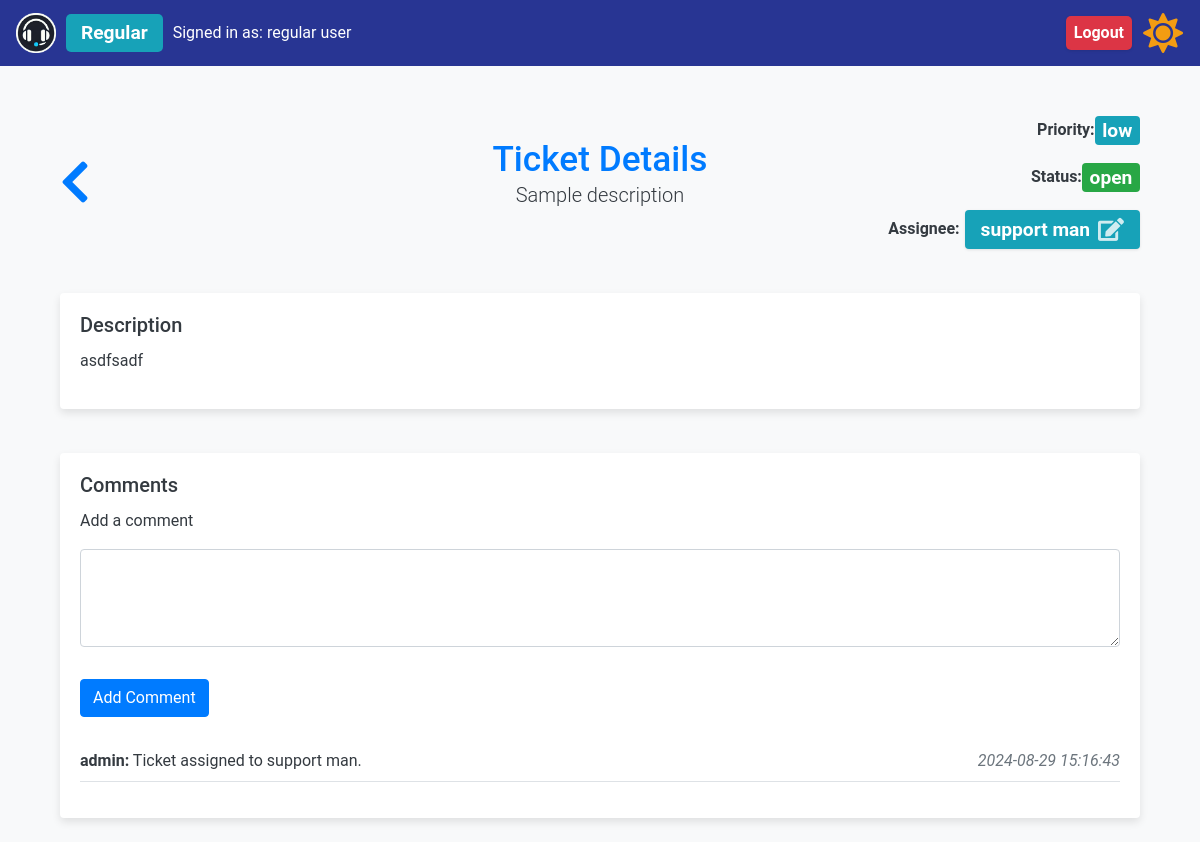
The page /ticket/1 (signed in) on the database as committed earlier.
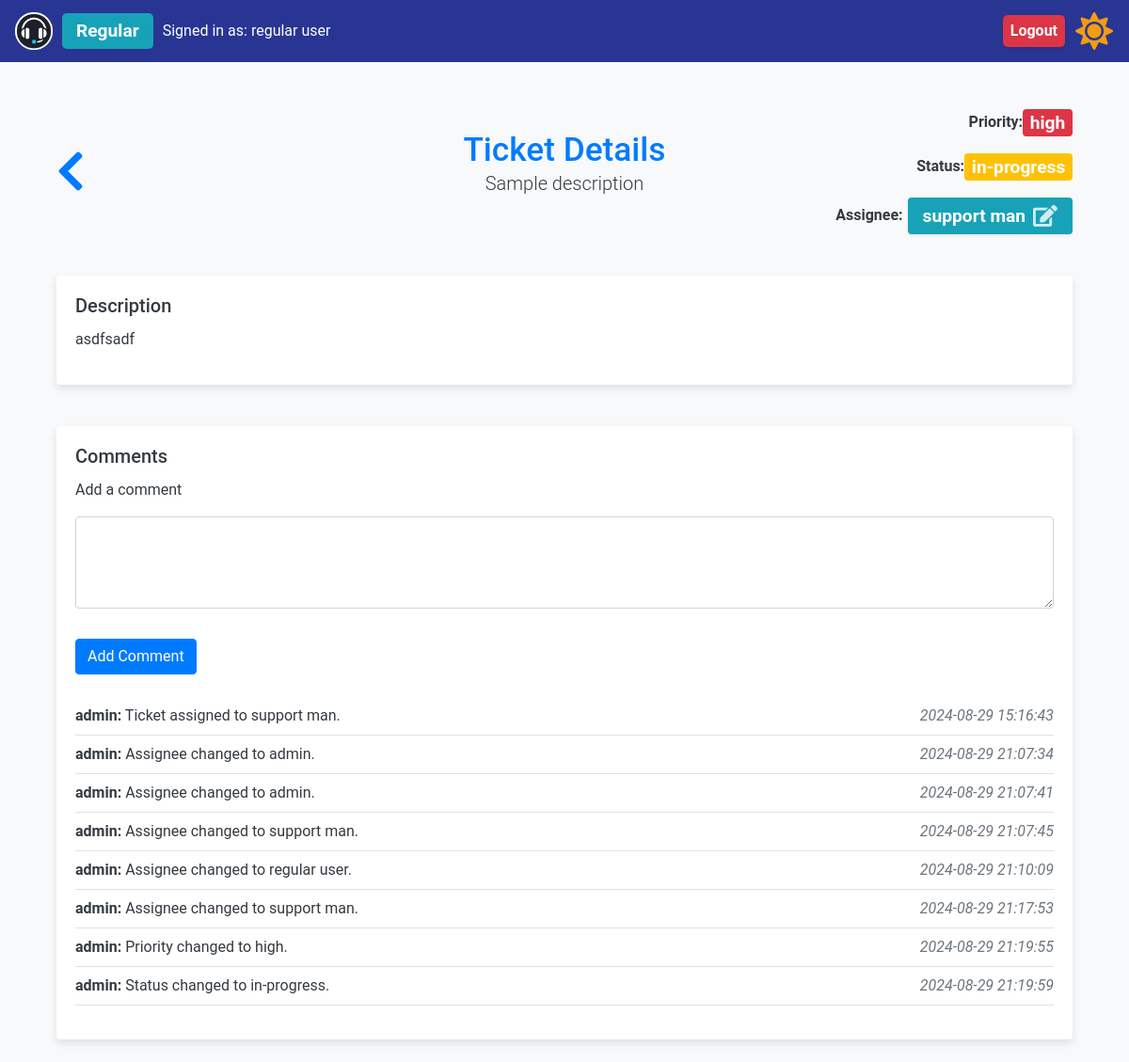
The same page on the database as committed later.
### app/models.py (models this page shows)
class User(UserMixin, db.Model):
    id = db.Column(db.Integer, primary_key=True)
    name = db.Column(db.String(150), nullable=False)
    email = db.Column(db.String(150), unique=True, nullable=False)
    password = db.Column(db.String(150), nullable=False)
    role = db.Column(db.String(50), nullable=False)
    created_tickets = db.relationship(
        "Ticket",
        foreign_keys="Ticket.user_id",
        back_populates="creator",
        overlaps="assigned_tickets,comments"
    )
    assigned_tickets = db.relationship(
        "Ticket",
        foreign_keys="Ticket.assigned_to",
        back_populates="assignee",
        overlaps="created_tickets,comments"
    )
    user_comments = db.relationship(
        "Comment", back_populates="commenter", overlaps="commenter,comments"
    )

class Ticket(db.Model):
    id = db.Column(db.Integer, primary_key=True)
    title = db.Column(db.String(150), nullable=False)
    description = db.Column(db.Text, nullable=False)
    status = db.Column(db.String(50), nullable=False)
    priority = db.Column(db.String(50), nullable=False)
    created_at = db.Column(db.DateTime, default=datetime.utcnow)
    updated_at = db.Column(
        db.DateTime, default=datetime.utcnow, onupdate=datetime.utcnow
    )
    assigned_to = db.Column(db.Integer, db.ForeignKey("user.id"))
    user_id = db.Column(db.Integer, db.ForeignKey("user.id"))
    creator = db.relationship("User", foreign_keys=[user_id], back_populates="created_tickets", overlaps="assigned_tickets,comments")
    assignee = db.relationship("User", foreign_keys=[assigned_to], back_populates="assigned_tickets", overlaps="created_tickets,comments")
    ticket_comments = db.relationship("Comment", back_populates="ticket")

class Comment(db.Model):
    id = db.Column(db.Integer, primary_key=True)
    ticket_id = db.Column(db.Integer, db.ForeignKey("ticket.id"))
    user_id = db.Column(db.Integer, db.ForeignKey("user.id"))
    comment_text = db.Column(db.Text, nullable=False)
    created_at = db.Column(db.DateTime, default=datetime.utcnow)
    ticket = db.relationship("Ticket", back_populates="ticket_comments")
    commenter = db.relationship("User", back_populates="user_comments", overlaps="comments")

### app/routes.py (the view, shortened to what this page needs)
@bp.route("/ticket/<int:ticket_id>", methods=["GET", "POST"])
@login_required
def ticket_details(ticket_id):
    print(f"Loading ticket details for ticket ID: {ticket_id}")
    ticket = Ticket.query.get_or_404(ticket_id)
    comments = Comment.query.filter_by(ticket_id=ticket.id).all()
    users = User.query.all()  # Fetch all users for the assignee dropdown
    return render_template("ticket_details.html", ticket=ticket, comments=comments, users=users)

### app/__init__.py (called while the page is built)
def create_app(config=None):
    app = Flask(__name__, instance_relative_config=True)
    if config:
        app.config.from_object(config)
    else:
        app.config.from_pyfile("config.py")  # Default to development config
    db.init_app(app)
    login_manager.init_app(app)
    migrate.init_app(app, db)
    from .models import User  # Ensure User model is correctly defined
    @login_manager.user_loader
    def load_user(user_id):
        return User.query.get(int(user_id))
    from .routes import bp  # Ensure bp is defined as a Blueprint in routes.py
    app.register_blueprint(bp)
    return app

### app/templates/ticket_details.html (shortened to what this page needs)
{% extends "base.html" %}
{% block content %}
<div class="container mt-5">
    <div class="row mb-4 align-items-center">
        <div class="col-md-2 text-start d-flex align-items-center">
            <a href="javascript:void(0)" onclick="window.history.back();">
                <i class="fas fa-chevron-left back-button-icon"></i>
            </a>
        </div>
        <div class="col-md-8 text-center d-flex flex-column align-items-center">
            <h2 class="text-primary mb-0">Ticket Details</h2>
            <p class="lead">Sample description</p>
        </div>
        <div class="col-md-2 text-end">
            <div class="status-priority-container">
                <div class="mb-2">
                    <p class="mb-0">
                        <span><strong>Priority: </strong></span>
                        <span class="badge text-white  {% if ticket.priority == 'high' %}bg-danger{% elif ticket.priority == 'medium' %}bg-warning{% else %}bg-info{% endif %}" id="priority-badge" >
                            {{ ticket.priority }} {% if current_user.role == 'admin' or current_user.role == 'manager' %}<i class="fas fa-edit ms-2"></i>{% endif %}
                        </span>
                    </p>
                </div>
                <div class="mb-2">
                    <p class="mb-0">
                        <span><strong>Status: </strong></span>
                        <span class="badge text-white  {% if ticket.status == 'open' %}bg-success{% elif ticket.status == 'in-progress' %}bg-warning{% else %}bg-secondary{% endif %}" id="status-badge" >
                            {{ ticket.status }} {% if current_user.role == 'admin' or current_user.role == 'manager' %}<i class="fas fa-edit ms-2"></i>{% endif %}
                        </span>
                    </p>
                </div>
                <div>
                    <p class="mb-0">
                        <span><strong>Assignee: </strong></span>
                        <span class="badge badge-assignee clickable-badge" id="assignee-badge" data-bs-toggle="tooltip" title="Click to update assignee">
                            {{ ticket.assignee.name }} <i class="fas fa-edit ms-2"></i>
                        </span>
                    </p>
                </div>
                            </div>
        </div>
    </div>
    <div class="row mb-4">
        <div class="col-md-12">
            <div class="card">
                <div class="card-body">
                    <h5 class="card-title">Description</h5>
                    <p>{{ ticket.description }}</p>
                </div>
            </div>
        </div>
    </div>
    <div class="row mb-4">
        <div class="col-md-12">
            <div class="card">
                <div class="card-body">
                    <h5 class="card-title">Comments</h5>
                    <form method="POST" class="mb-3">
                        <div class="form-group">
                            <label for="comment_text">Add a comment</label>
                            <textarea class="form-control" id="comment_text" name="comment_text" rows="3" required></textarea>
                        </div>
                        <button type="submit" class="btn btn-primary mt-2">Add Comment</button>
                    </form>
                    <ul class="list-unstyled mt-4">
                        {% for comment in comments %}
                        <li class="d-flex justify-content-between border-bottom py-2">
                            <div>
                                <strong>{{ comment.commenter.name }}:</strong> {{ comment.comment_text }}
                            </div>
                            <div class="text-muted">
                                <em>{{ comment.created_at.strftime('%Y-%m-%d %H:%M:%S') }}</em>
                            </div>
                        </li>
                        {% endfor %}
                    </ul>
                </div>
            </div>
        </div>
    </div>
</div>
{% endblock %}

### app/templates/base.html (shortened to what this page needs)
<!DOCTYPE html>
<html lang="en">
  <head>
    <link
      href="https://stackpath.bootstrapcdn.com/bootstrap/4.5.2/css/bootstrap.min.css"
      rel="stylesheet"
    />
    <link
      href="{{ url_for('static', filename='styles.css') }}"
      rel="stylesheet"
    />
    <link
      rel="stylesheet"
      href="https://cdnjs.cloudflare.com/ajax/libs/font-awesome/5.15.4/css/all.min.css"
    />
  </head>
  <body class="light-mode">
    <nav class="navbar navbar-expand-lg">
      <a class="navbar-brand" href="#">
        <img
          src="{{ url_for('static', filename='logo.png') }}"
          alt="Help Desk Logo"
          style="height: 40px"
        />
        {% if current_user.is_authenticated %}
        <div class="role-container">
          <span class="badge badge-role-{{ current_user.role}}"
            >{{ current_user.role.capitalize() }}</span
          >
          <span class="user-info">Signed in as: {{ current_user.name }}</span>
        </div>
        {% endif %}
      </a>
      <div class="collapse navbar-collapse" id="navbarNav">
        <ul class="navbar-nav ml-auto">
          {% if current_user.is_authenticated %}
          <li class="nav-item">
            <a class="nav-link logout-badge" href="{{ url_for('main.logout') }}"
              >Logout</a
            >
          </li>
          {% endif %}
          <li class="nav-item">
            <button id="theme-toggle-button" class="btn btn-link nav-link">
              <i id="theme-toggle-icon" class="fas fa-sun"></i>
            </button>
          </li>
        </ul>
      </div>
    </nav>
    <div class="container">{% block content %} {% endblock %}</div>
  </body>
</html>

### app/static/styles.css (style rules this page uses)
body { font-family: "Roboto", sans-serif; background-color: #f8f9fa; margin: 0; color: #343a40; }
.container { margin-top: 50px; }
h2 { color: #007bff; }
.card { border: none; margin-top: 20px; box-shadow: 0 4px 8px rgba(0, 0, 0, 0.1); }
.btn-primary, .btn-secondary, .btn-success, .btn-warning { margin-right: 10px; }
.btn-primary { background-color: #007bff; border-color: #007bff; }
.badge { font-size: 1.2em; }
.text-primary { color: #007bff !important; font-size: 2.2em; }
.list-unstyled { margin-top: 20px; }
.list-unstyled li { border-bottom: 1px solid #e9ecef; padding: 10px 0; }
.list-unstyled li:last-child { border-bottom: none; }
.navbar { background-color: #283593; }
.navbar .navbar-brand, .navbar .nav-link { color: #ffffff; }
.navbar-brand { display: flex; align-items: center; }
.form-group { margin-bottom: 1rem; }
.back-button-icon { font-size: 48px; color: #007bff; }
#theme-toggle-button { font-size: 1.5rem; cursor: pointer; height: 40px; display: flex; align-items: center; justify-content: center; padding: 0; margin: 0; margin-left: 10px; }
#theme-toggle-button .fas { transition: color 0.3s ease; font-size: 40px; line-height: 40px; }
body.light-mode #theme-toggle-icon { color: #f39c12; }
.status-priority-container { display: flex; flex-direction: column; align-items: flex-end; gap: 10px; width: 100%; }
.status-priority-container p { display: flex; align-items: center; justify-content: flex-end; }
.clickable-badge { cursor: pointer; transition: transform 0.2s, box-shadow 0.2s; display: inline-flex; align-items: center; padding: 5px 10px; border-radius: 5px; box-shadow: 0 1px 3px rgba(0, 0, 0, 0.1); white-space: nowrap; justify-content: space-between; margin-left: 5px; }
.clickable-badge i { margin-left: 5px; font-size: 1.2em; opacity: 0.8; }
.logout-badge { cursor: pointer; transition: transform 0.2s, box-shadow 0.2s; display: inline-flex; align-items: center; padding: 5px 10px; border-radius: 5px; box-shadow: 0 1px 3px rgba(0, 0, 0, 0.1); white-space: nowrap; justify-content: space-between; color: #fff; background-color: #dc3545; text-decoration: none; margin-left: auto; font-weight: bold; }
.navbar-nav { display: flex; align-items: center; }
.role-container { display: flex; align-items: center; }
.user-info { color: white; font-size: 1rem; font-weight: 400; }
.role-container .badge { display: inline-block; }
.badge-role-admin, .badge-role-support, .badge-role-regular { padding: 0 15px; border-radius: 5px; font-weight: bold; font-size: 1.2rem; margin-right: 10px; margin-left: 10px; height: 38px; display: flex; align-items: center; justify-content: center; line-height: 38px; text-align: center; }
.badge-role-regular { background-color: #17a2b8; }
.form-group { margin-bottom: 1.5rem; }
.form-control { width: 100%; padding: 0.75rem; margin-top: 0.5rem; border-radius: 4px; border: 1px solid #ced4da; }
.badge-assignee { background-color: #17a2b8; color: #ffffff; padding: 0.5rem 1rem; border-radius: 0.25rem; display: inline-flex; align-items: center; justify-content: center; font-size: 1.2rem; }
.badge-assignee i { margin-left: 0.5rem; }

Rows that differ between the two databases and show on the page:
changed Ticket "asdfsadf": priority "low" → "high"; status "open" → "in-progress"
added Comment: commenter.name "admin", comment_text "Assignee changed to admin.", created_at "2024-08-29 21:07:34"
added Comment: commenter.name "admin", comment_text "Assignee changed to admin.", created_at "2024-08-29 21:07:41"
added Comment: commenter.name "admin", comment_text "Assignee changed to support man.", created_at "2024-08-29 21:07:45"
added Comment: commenter.name "admin", comment_text "Assignee changed to regular user.", created_at "2024-08-29 21:10:09"
added Comment: commenter.name "admin", comment_text "Assignee changed to support man.", created_at "2024-08-29 21:17:53"
added Comment: commenter.name "admin", comment_text "Priority changed to high.", created_at "2024-08-29 21:19:55"
added Comment: commenter.name "admin", comment_text "Status changed to in-progress.", created_at "2024-08-29 21:19:59"
